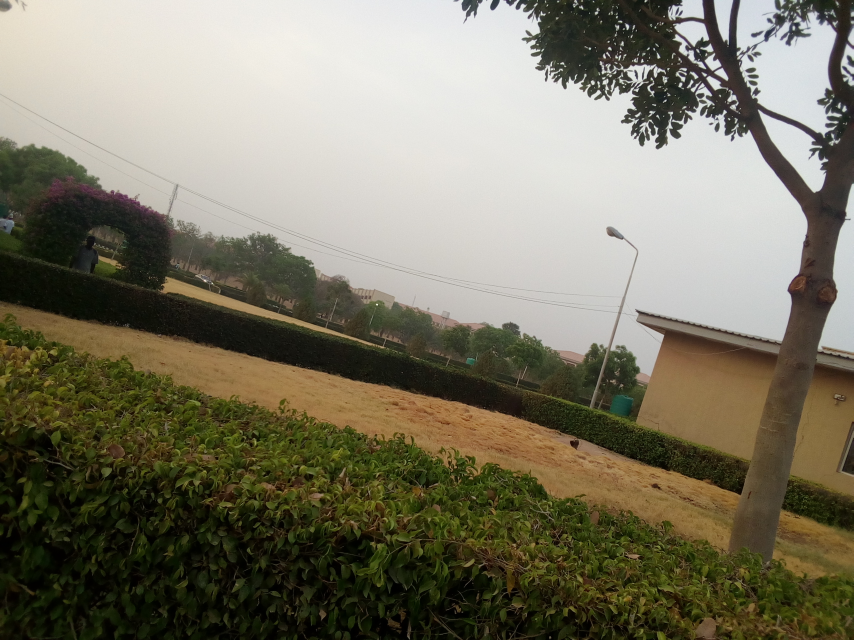
#> input picture tests/fixtures/pixel-converter/flower-landscape.jpg, 2560 x 1920 px (shown at 1/3 size)
$ python pixel-converter-performance.py
#> lines starting #> are read from the running program, lines starting #| are printed output that depends on the picture
"""Measured Chromium Pixel Studio conversion of a CC0 Commons photo, 4K and 390px guard.

Run against a local server; outputs live in test-results/pixel-converter (ignored by Git).
The 4K image is a nearest-exact size derivative of flower-landscape.jpg, not a new photo.
"""
from pathlib import Path
from time import perf_counter
import json, os
from PIL import Image, ImageOps
from playwright.sync_api import sync_playwright

ROOT=Path(__file__).resolve().parents[1]
OUT=ROOT/'test-results'/'pixel-converter';OUT.mkdir(parents=True,exist_ok=True)
SOURCE=ROOT/'tests'/'fixtures'/'pixel-converter'/'flower-landscape.jpg'
DERIVED=OUT/'flower-landscape-3840x2160.png'
ImageOps.fit(Image.open(SOURCE).convert('RGB'),(3840,2160),method=Image.Resampling.LANCZOS).save(DERIVED)
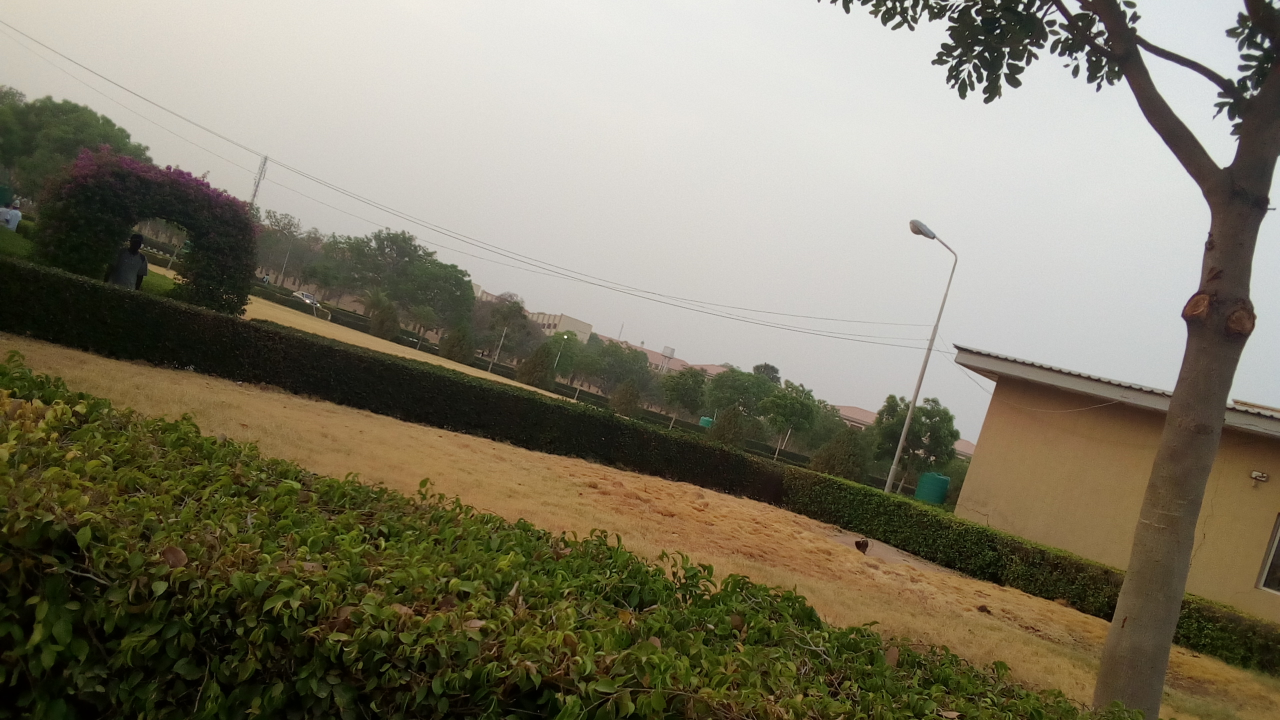
#> saved as flower-landscape-3840x2160.png: PIL image 3840x2160 RGB (shown at 1/3 size); mean R, G, B 127.3, 121.7, 102.5
BASE=os.environ.get('TEST_URL','http://127.0.0.1:4173').rstrip('/')
results=[]
#> (the run stopped early here; a loop or call above may not have finished)

$ run again, with tests/fixtures/pixel-converter/portrait-1024.jpg copied over tests/fixtures/pixel-converter/flower-landscape.jpg
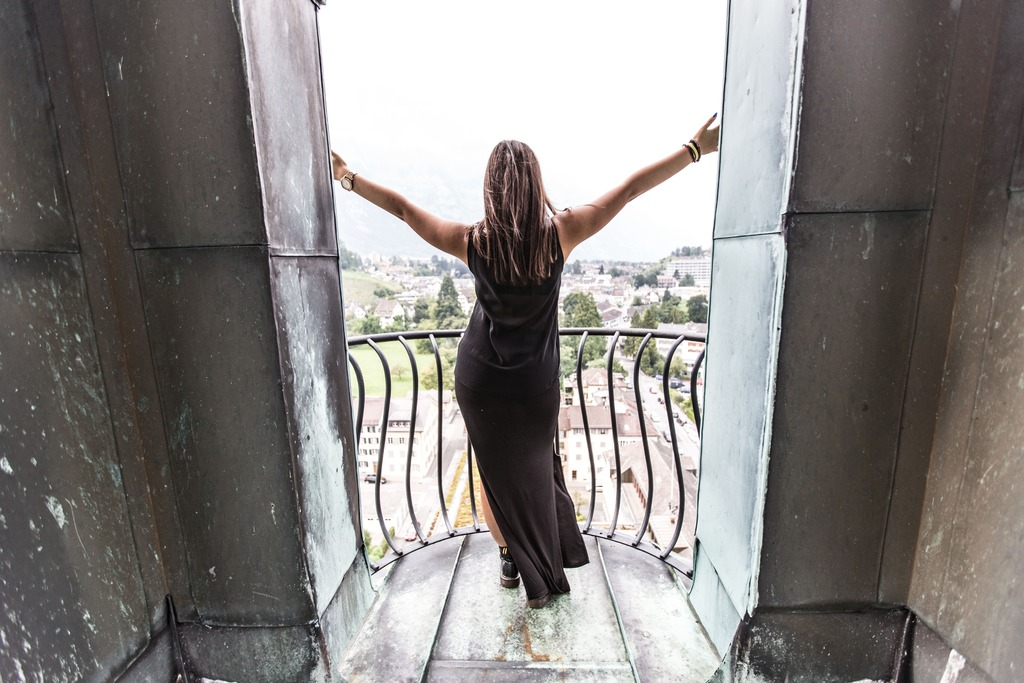
#> input picture tests/fixtures/pixel-converter/portrait-1024.jpg, 1024 x 683 px
#> `ImageOps.fit(Image.open(SOURCE).convert('RGB'),(3840,2160),method=Imag..`:
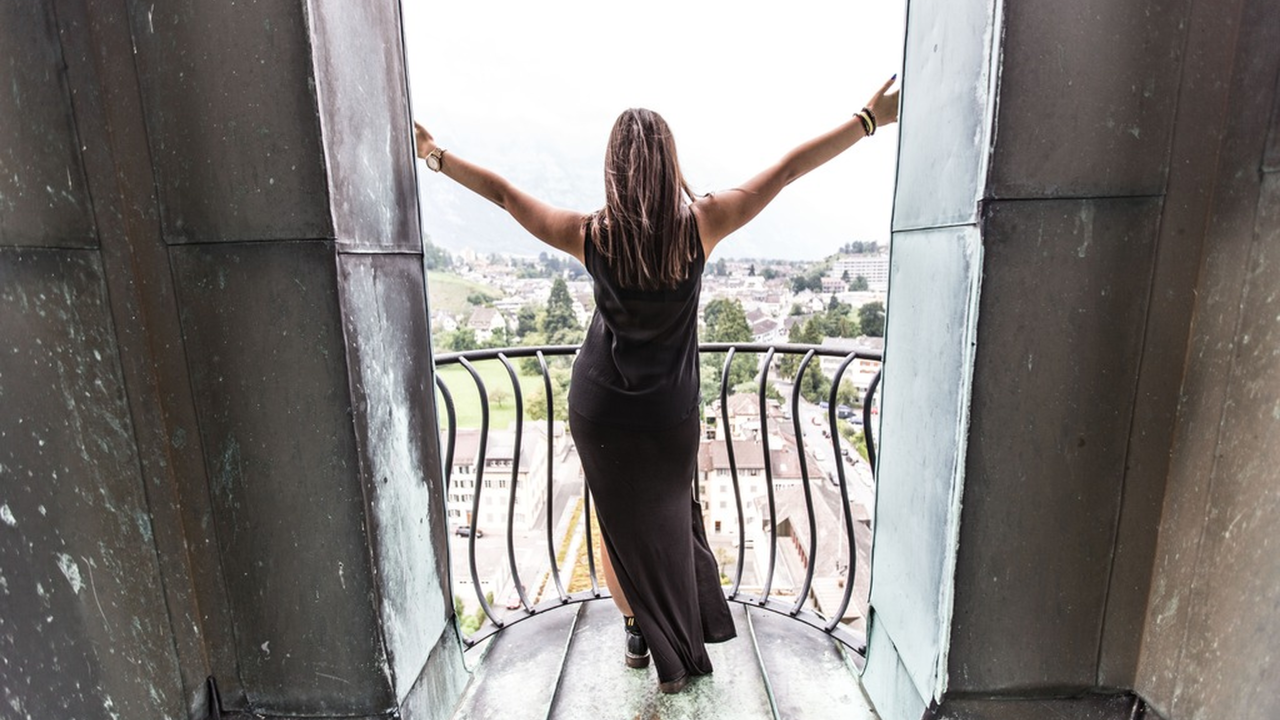
#> saved as flower-landscape-3840x2160.png: PIL image 3840x2160 RGB (shown at 1/3 size); mean R, G, B 131.1, 127.3, 124.5
